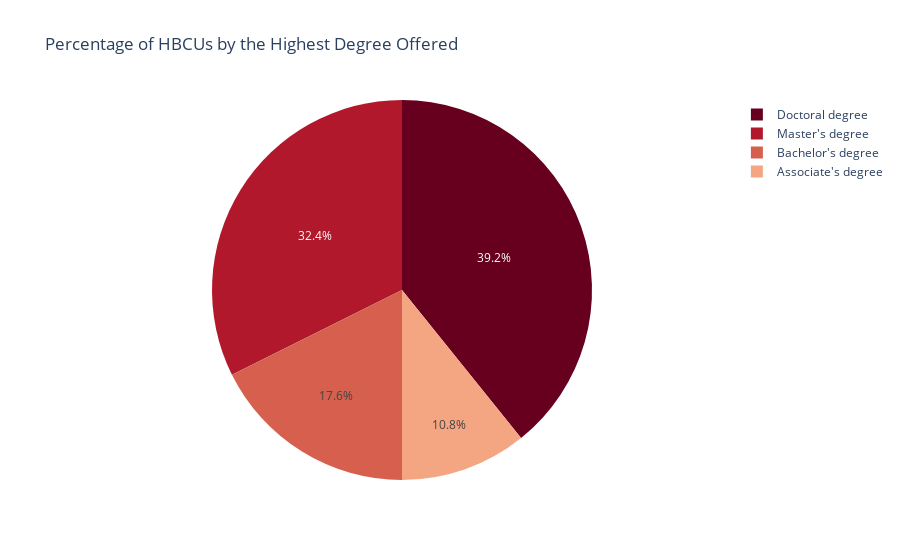

The notebook cell saved with this chart:
### Code cell
#pie chart for percentage of schools by highest degree offered
fig = px.pie(df, names=df['Highest Degree'],
                   title='Percentage of HBCUs by the Highest Degree Offered',color_discrete_sequence=px.colors.sequential.RdBu)
fig.show()

### Figure 1 — Plotly figure (JSON) as saved in the notebook; plotly's stock layout.template omitted (floating-point values rounded to 4 significant figures)
{"data": [{"domain": {"x": [0, 1], "y": [0, 1]}, "hovertemplate": "Highest Degree=%{label}<extra></extra>", "labels": ["Doctoral degree", "Doctoral degree", "Master's degree", "Doctoral degree", "Doctoral degree", "Bachelor's degree", "Bachelor's degree", "Master's degree", "Bachelor's degree", "Master's degree", "Associate's degree", "Master's degree", "Doctoral degree", "Master's degree", "Bachelor's degree", "Master's degree", "Doctoral degree", "Bachelor's degree", "Associate's degree", "Doctoral degree", "Doctoral degree", "Associate's degree", "Master's degree", "Master's degree", "Master's degree", "Doctoral degree", "Master's degree", "Doctoral degree", "Master's degree", "Master's degree", "Associate's degree", "Doctoral degree", "Associate's degree", "Doctoral degree", "Bachelor's degree", "Doctoral degree", "Master's degree", "Doctoral degree", "Associate's degree", "Doctoral degree", "Master's degree", "Master's degree", "Doctoral degree", "Bachelor's degree", "Doctoral degree", "Associate's degree", "Bachelor's degree", "Master's degree", "Master's degree", "Master's degree", "Doctoral degree", "Bachelor's degree", "Master's degree", "Bachelor's degree", "Doctoral degree", "Doctoral degree", "Bachelor's degree", "Doctoral degree", "Doctoral degree", "Doctoral degree", "Master's degree", "Bachelor's degree", "Master's degree", "Master's degree", "Doctoral degree", "Bachelor's degree", "Master's degree", "Master's degree", "Master's degree", "Master's degree", "Associate's degree", "Associate's degree", "Master's degree", "Doctoral degree", "Doctoral degree", "Master's degree", "Associate's degree", "Doctoral degree", "Bachelor's degree", "Bachelor's degree", "Associate's degree", "Bachelor's degree", "Master's degree", "Doctoral degree", "Bachelor's degree", "Doctoral degree", "Master's degree", "Doctoral degree", "Doctoral degree", "Doctoral degree", "Doctoral degree", "Doctoral degree", "Doctoral degree", "Doctoral degree", "Doctoral degree", "Doctoral degree", "Master's degree", "Master's degree", "Master's degree", "Bachelor's degree", "Doctoral degree", "Doctoral degree"], "legendgroup": "", "name": "", "showlegend": true, "type": "pie"}], "layout": {"legend": {"tracegroupgap": 0}, "piecolorway": ["rgb(103,0,31)", "rgb(178,24,43)", "rgb(214,96,77)", "rgb(244,165,130)", "rgb(253,219,199)", "rgb(247,247,247)", "rgb(209,229,240)", "rgb(146,197,222)", "rgb(67,147,195)", "rgb(33,102,172)", "rgb(5,48,97)"], "title": {"text": "Percentage of HBCUs by the Highest Degree Offered"}}}
